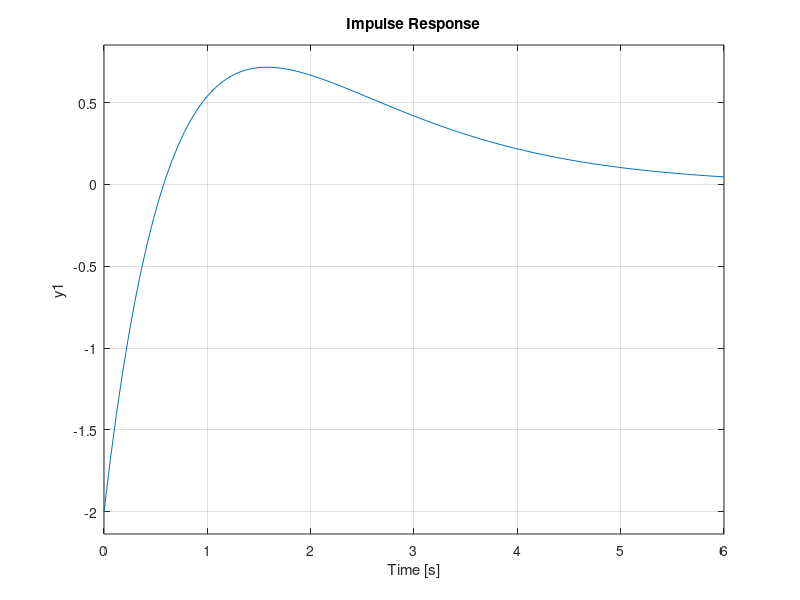

MATLAB code to generate this figure: (Note: this script raises an error after producing the figure.)
clc,clear,close all 
Num = poly([(0-(1i*(pi/2))),(0+(1i*(pi/2)))]); 
Zeros=roots(Num); 
Den = poly([-1,-1]);
poles=roots(Den); 
sys=tf(Num,Den);
figure; 
subplot(3,1,1); 
pzmap(sys); 
xlim([-2 2]);
ylim([-4 4]); 
subplot(3,1,2); 
[mag,phase,w]=bode(sys); 
mag=squeeze(mag); 
plot(w,mag); 
subplot(3,1,3); 
impulse(sys); 
H=dfilt.df1(Num,Den);
A=isfir(H);
disp(A)